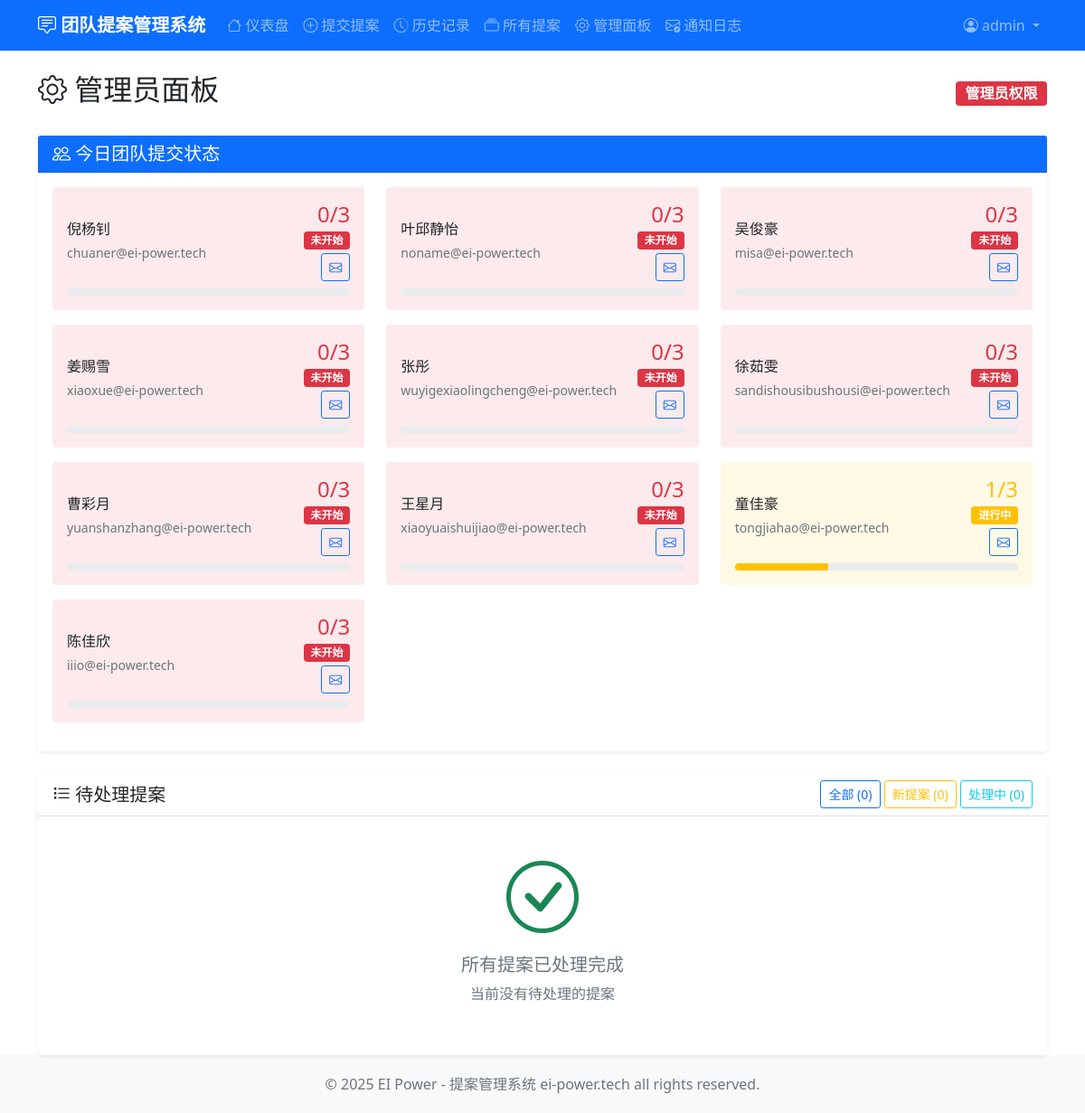
Page /admin (signed in) on the earlier database version.
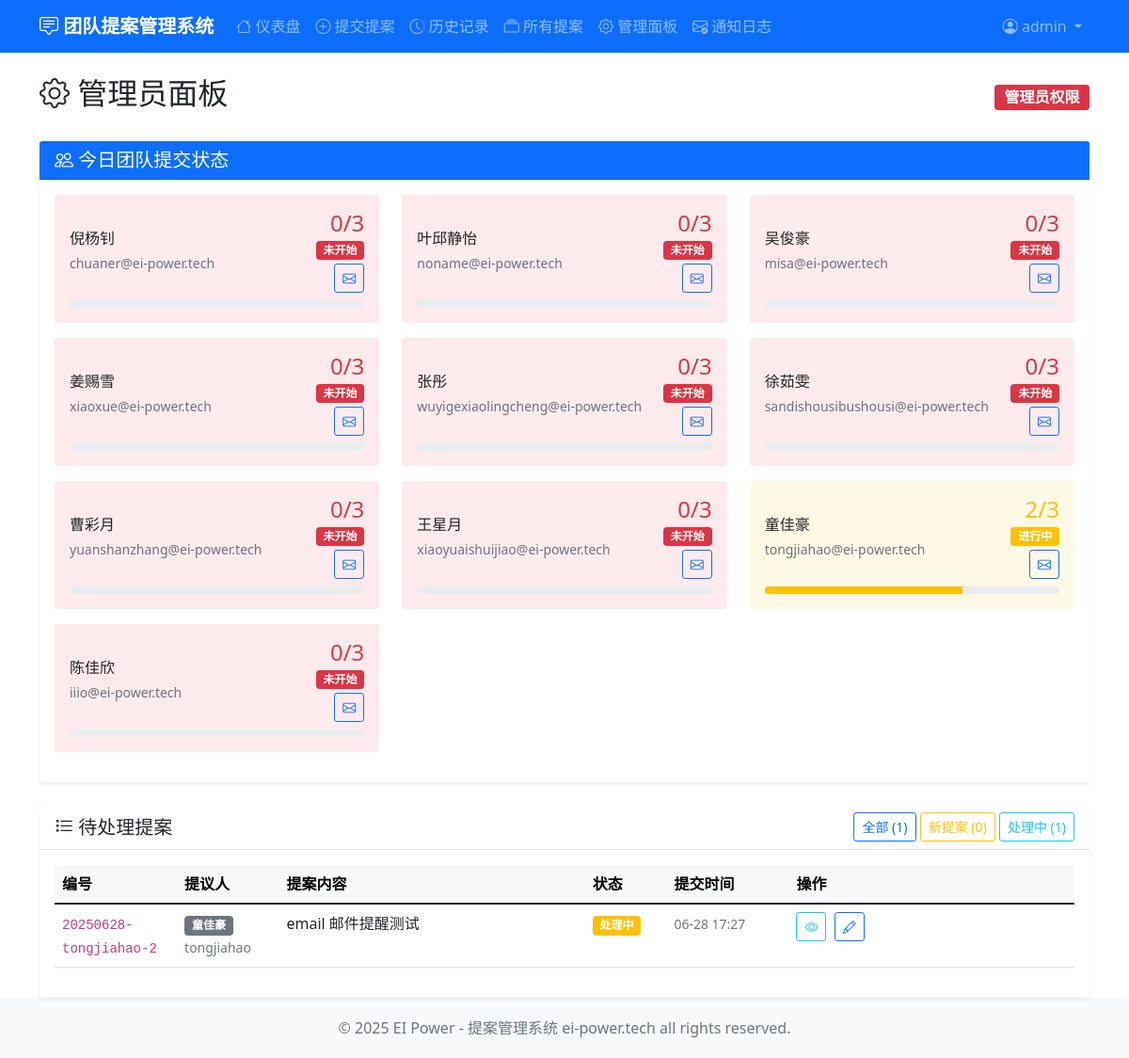
Same page on the later database version.
### tables this page shows
CREATE TABLE users (
            id INTEGER PRIMARY KEY AUTOINCREMENT,
            username TEXT UNIQUE NOT NULL,
            password TEXT NOT NULL,
            email TEXT NOT NULL,
            name TEXT NOT NULL,
            is_admin BOOLEAN DEFAULT 0,
            created_at TIMESTAMP DEFAULT CURRENT_TIMESTAMP
        );

CREATE TABLE feedback (
            id TEXT PRIMARY KEY,
            user_id INTEGER NOT NULL,
            content TEXT NOT NULL,
            status TEXT DEFAULT '新提案',
            revised_proposal TEXT,
            admin_comment TEXT,
            handler TEXT,
            created_at TIMESTAMP DEFAULT CURRENT_TIMESTAMP,
            updated_at TIMESTAMP,
            FOREIGN KEY (user_id) REFERENCES users (id)
        );

### app.py (the view)
@app.route('/admin')
@login_required
def admin_panel():
    if not current_user.is_admin:
        flash('权限不足')
        return redirect(url_for('dashboard'))
    conn = get_db_connection()
    today = date.today().strftime('%Y-%m-%d')
    users_status = conn.execute('''
        SELECT u.id, u.username, u.email, u.name,
               COALESCE(f.feedback_count, 0) as feedback_count
        FROM users u
        LEFT JOIN (
            SELECT user_id, COUNT(*) as feedback_count
            FROM feedback
            WHERE DATE(created_at) = ?
            GROUP BY user_id
        ) f ON u.id = f.user_id
        WHERE u.is_admin = 0
        ORDER BY u.name
    ''', (today,)).fetchall()
    pending_feedback_raw = conn.execute(
        'SELECT f.*, u.username, u.name FROM feedback f JOIN users u ON f.user_id = u.id WHERE f.status != "已解决" ORDER BY f.created_at DESC'
    ).fetchall()
    pending_feedback = []
    for feedback in pending_feedback_raw:
        feedback_dict = dict(feedback)
        if feedback_dict['created_at']:
            try:
                feedback_dict['created_at'] = datetime.fromisoformat(feedback_dict['created_at'].replace('Z', '+00:00'))
            except:
                feedback_dict['created_at'] = datetime.strptime(feedback_dict['created_at'], '%Y-%m-%d %H:%M:%S')
        if feedback_dict['updated_at']:
            try:
                feedback_dict['updated_at'] = datetime.fromisoformat(feedback_dict['updated_at'].replace('Z', '+00:00'))
            except:
                feedback_dict['updated_at'] = datetime.strptime(feedback_dict['updated_at'], '%Y-%m-%d %H:%M:%S')
        pending_feedback.append(feedback_dict)
    conn.close()
    return render_template('admin.html',
                         users_status=users_status,
                         pending_feedback=pending_feedback)

### app.py (called while the page is built)
@login_manager.user_loader
def load_user(user_id):
    conn = get_db_connection()
    user = conn.execute('SELECT * FROM users WHERE id = ?', (user_id,)).fetchone()
    conn.close()
    if user:
        return User(user['id'], user['username'], user['email'], user['name'], user['is_admin'])
    return None

### database.py (called while the page is built)
def get_db_connection():
    conn = sqlite3.connect('feedback_system.db')
    conn.row_factory = sqlite3.Row
    return conn

### templates/admin.html (shortened to what this page needs)
{% extends "base.html" %}
{% block content %}
<div class="row">
    <div class="col-12">
        <div class="d-flex justify-content-between align-items-center mb-4">
            <h2><i class="bi bi-gear"></i> 管理员面板</h2>
            <span class="badge bg-danger fs-6">管理员权限</span>
        </div>
    </div>
</div>
<div class="row mb-4">
    <div class="col-12">
        <div class="card border-0 shadow-sm">
            <div class="card-header bg-primary text-white">
                <h5 class="mb-0"><i class="bi bi-people"></i> 今日团队提交状态</h5>
            </div>
            <div class="card-body">
                <div class="row">
                    {% for user in users_status %}
                    <div class="col-md-6 col-lg-4 mb-3">
                        <div class="card border-0 {% if user.feedback_count >= 3 %}bg-success bg-opacity-10{% elif user.feedback_count > 0 %}bg-warning bg-opacity-10{% else %}bg-danger bg-opacity-10{% endif %}">
                            <div class="card-body">
                                <div class="d-flex justify-content-between align-items-center">
                                    <div>
                                        <h6 class="mb-1">{{ user.name }}</h6>
                                        <small class="text-muted">{{ user.email }}</small>
                                    </div>
                                    <div class="text-end">
                                        <h4 class="mb-0 {% if user.feedback_count >= 3 %}text-success{% elif user.feedback_count > 0 %}text-warning{% else %}text-danger{% endif %}">
                                            {{ user.feedback_count }}/3
                                        </h4>
                                        {% if user.feedback_count >= 3 %}
                                            <span class="badge bg-success">已完成</span>
                                        {% elif user.feedback_count > 0 %}
                                            <span class="badge bg-warning">进行中</span>
                                        {% else %}
                                            <span class="badge bg-danger">未开始</span>
                                        {% endif %}
                                        <br>
                                        <button class="btn btn-outline-primary btn-sm mt-1"
                                                onclick="sendManualReminder('{{ user.username }}')"
                                                title="发送邮件提醒">
                                            <i class="bi bi-envelope"></i>
                                        </button>
                                    </div>
                                </div>
                                <div class="progress mt-2" style="height: 8px;">
                                    <div class="progress-bar {% if user.feedback_count >= 3 %}bg-success{% elif user.feedback_count > 0 %}bg-warning{% else %}bg-danger{% endif %}"
                                         style="width: {{ (user.feedback_count / 3 * 100)|round }}%;"></div>
                                </div>
                            </div>
                        </div>
                    </div>
                    {% endfor %}
                </div>
            </div>
        </div>
    </div>
</div>
<div class="row">
    <div class="col-12">
        <div class="card border-0 shadow-sm">
            <div class="card-header bg-white">
                <div class="d-flex justify-content-between align-items-center">
                    <h5 class="mb-0"><i class="bi bi-list-task"></i> 待处理提案</h5>
                    <div>
                        <button class="btn btn-outline-primary btn-sm" onclick="filterFeedback('all')">
                            全部 ({{ pending_feedback|length }})
                        </button>
                        <button class="btn btn-outline-warning btn-sm" onclick="filterFeedback('新提案')">
                            新提案 ({{ pending_feedback|selectattr('status', 'equalto', '新提案')|list|length }})
                        </button>
                        <button class="btn btn-outline-info btn-sm" onclick="filterFeedback('处理中')">
                            处理中 ({{ pending_feedback|selectattr('status', 'equalto', '处理中')|list|length }})
                        </button>
                    </div>
                </div>
            </div>
            <div class="card-body">
                {% if pending_feedback %}
                    <div class="table-responsive">
                        <table class="table table-hover">
                            <thead class="table-light">
                                <tr>
                                    <th style="width: 12%;">编号</th>
                                    <th style="width: 10%;">提议人</th>
                                    <th style="width: 30%;">提案内容</th>
                                    <th style="width: 8%;">状态</th>
                                    <th style="width: 12%;">提交时间</th>
                                    <th style="width: 28%;">操作</th>
                                </tr>
                            </thead>
                            <tbody id="feedback-tbody">
                                {% for feedback in pending_feedback %}
                                <tr class="feedback-row" data-status="{{ feedback.status }}">
                                    <td><code class="small">{{ feedback.id }}</code></td>
                                    <td>
                                        <span class="badge bg-secondary">{{ feedback.name }}</span>
                                        <br><small class="text-muted">{{ feedback.username }}</small>
                                    </td>
                                    <td>
                                        <div class="text-truncate" style="max-width: 250px;" title="{{ feedback.content }}">
                                            {{ feedback.content }}
                                        </div>
                                    </td>
                                    <td>
                                        {% if feedback.status == '新提案' %}
                                            <span class="badge bg-primary">{{ feedback.status }}</span>
                                        {% elif feedback.status == '处理中' %}
                                            <span class="badge bg-warning">{{ feedback.status }}</span>
                                        {% elif feedback.status == '已解决' %}
                                            <span class="badge bg-success">{{ feedback.status }}</span>
                                        {% endif %}
                                    </td>
                                    <td>
                                        <small class="text-muted">
                                            {{ feedback.created_at.strftime('%m-%d %H:%M') if feedback.created_at else '' }}
                                        </small>
                                    </td>
                                    <td>
                                        <button class="btn btn-outline-info btn-sm me-1"
                                                data-id="{{ feedback.id }}"
                                                data-username="{{ feedback.username|replace('"', '&quot;')|replace("'", "&#39;") }}"
                                                data-content="{{ feedback.content|replace('"', '&quot;')|replace("'", "&#39;") }}"
                                                data-status="{{ feedback.status }}"
                                                data-revised="{{ (feedback.revised_proposal or '')|replace('"', '&quot;')|replace("'", "&#39;") }}"
                                                data-comment="{{ (feedback.admin_comment or '')|replace('"', '&quot;')|replace("'", "&#39;") }}"
                                                data-handler="{{ feedback.handler or '' }}"
                                                onclick="viewFeedbackFromData(this)">
                                            <i class="bi bi-eye"></i>
                                        </button>
                                        <button class="btn btn-outline-primary btn-sm"
                                                data-id="{{ feedback.id }}"
                                                data-status="{{ feedback.status }}"
                                                data-revised="{{ (feedback.revised_proposal or '')|replace('"', '&quot;')|replace("'", "&#39;") }}"
                                                data-comment="{{ (feedback.admin_comment or '')|replace('"', '&quot;')|replace("'", "&#39;") }}"
                                                onclick="editFeedbackFromData(this)">
                                            <i class="bi bi-pencil"></i>
                                        </button>
                                    </td>
                                </tr>
                                {% endfor %}
                            </tbody>
                        </table>
                    </div>
                {% else %}
                    <div class="text-center py-4">
                        <i class="bi bi-check-circle display-1 text-success"></i>
                        <h5 class="text-muted mt-3">所有提案已处理完成</h5>
                        <p class="text-muted">当前没有待处理的提案</p>
                    </div>
                {% endif %}
            </div>
        </div>
    </div>
</div>
{% endblock %}

### templates/base.html (shortened to what this page needs)
<!DOCTYPE html>
<html lang="zh-CN">
<head>
    <link href="https://cdn.jsdelivr.net/npm/bootstrap@5.1.3/dist/css/bootstrap.min.css" rel="stylesheet">
    <link href="https://cdn.jsdelivr.net/npm/bootstrap-icons@1.7.2/font/bootstrap-icons.css" rel="stylesheet">
</head>
<body>
    {% if current_user.is_authenticated %}
    <nav class="navbar navbar-expand-lg navbar-dark bg-primary">
        <div class="container">
            <a class="navbar-brand" href="{{ url_for('dashboard') }}">
                <i class="bi bi-chat-square-text"></i> 团队提案管理系统
            </a>
            <div class="collapse navbar-collapse" id="navbarNav">
                <ul class="navbar-nav me-auto">
                    <li class="nav-item">
                        <a class="nav-link" href="{{ url_for('dashboard') }}">
                            <i class="bi bi-house"></i> 仪表盘
                        </a>
                    </li>
                    <li class="nav-item">
                        <a class="nav-link" href="{{ url_for('submit_feedback') }}">
                            <i class="bi bi-plus-circle"></i> 提交提案
                        </a>
                    </li>
                    <li class="nav-item">
                        <a class="nav-link" href="{{ url_for('history') }}">
                            <i class="bi bi-clock-history"></i> 历史记录
                        </a>
                    </li>
                    <li class="nav-item">
                        <a class="nav-link" href="{{ url_for('all_proposals') }}">
                            <i class="bi bi-collection"></i> 所有提案
                        </a>
                    </li>
                    {% if current_user.is_admin %}
                    <li class="nav-item">
                        <a class="nav-link" href="{{ url_for('admin_panel') }}">
                            <i class="bi bi-gear"></i> 管理面板
                        </a>
                    </li>
                    <li class="nav-item">
                        <a class="nav-link" href="{{ url_for('notification_logs') }}">
                            <i class="bi bi-envelope-check"></i> 通知日志
                        </a>
                    </li>
                    {% endif %}
                </ul>
                <ul class="navbar-nav">
                    <li class="nav-item dropdown">
                        <a class="nav-link dropdown-toggle" href="#" id="navbarDropdown" role="button" data-bs-toggle="dropdown">
                            <i class="bi bi-person-circle"></i> {{ current_user.username }}
                        </a>
                    </li>
                </ul>
            </div>
        </div>
    </nav>
    {% endif %}
    <main class="container mt-4">
        {% block content %}{% endblock %}
    </main>
    <footer class="footer mt-auto">
        <div class="container text-center">
            <span class="text-muted">
                © 2025 EI Power - 提案管理系统 ei-power.tech all rights reserved.
            </span>
        </div>
    </footer>
</body>
</html>

### templates/base.html (style rules this page uses)
.navbar-brand { font-weight: bold; }
.footer { background-color: #f8f9fa; padding: 20px 0; margin-top: 50px; }

Differences in the rows shown:
computed for users "童佳豪": feedback_count "1" → "2"; {{ (user.feedback_count / 3 * 100)|round }} 33.0 → 67.0 (drawn)
added feedback: id "20250628-tongjiahao-2", name "童佳豪", username "tongjiahao", content "email 邮件提醒测试", status "处理中", created_at "06-28 17:27"
Other differences:
{{ pending_feedback|length }}: "0" → "1"
{{ pending_feedback|selectattr('status', 'equalto', '处理中')|list|length }}: "0" → "1"
text no longer shown: "所有提案已处理完成 当前没有待处理的提案"
text now shown: "编号 提议人 提案内容 状态 提交时间 操作"
